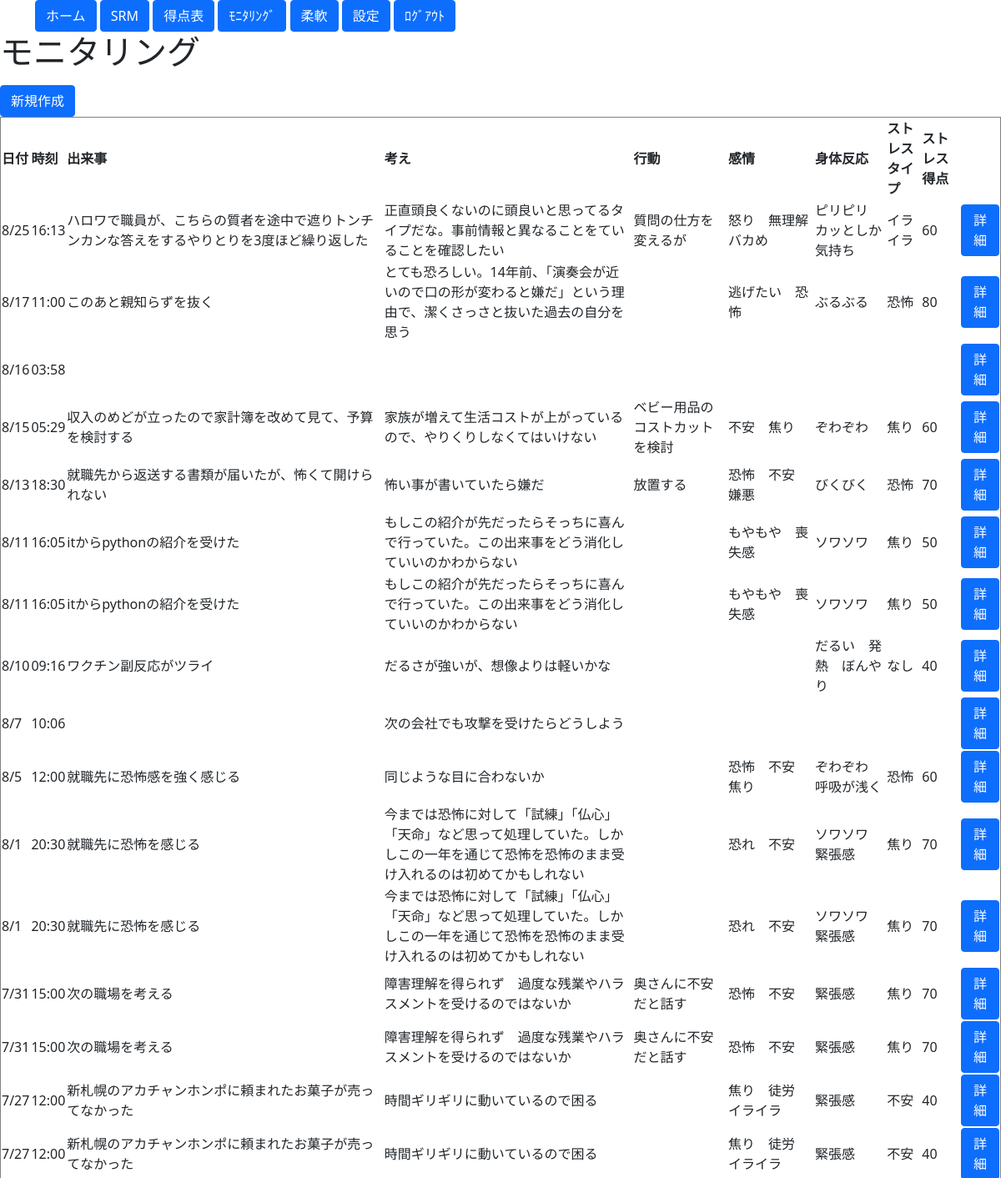
The page /monitoring/list/ (upper part) on the database its author committed.
### blogpost/models.py (models this page shows)
class MonitorModel(models.Model):
    date = models.DateField(default=timezone.now, help_text="日付") #unique_for_date=True
    time = models.TimeField(default=timezone.now, blank=True, null=True, help_text="時間") #unique_for_date=True
    event = models.CharField(max_length=100, blank=True, null=True, help_text="きっかけ")
    think = models.CharField(max_length=100, blank=True, null=True, help_text="考え")
    action = models.CharField(max_length=100, blank=True, null=True, help_text="行動")
    emotion = models.CharField(max_length=200, blank=True, null=True, help_text="気持ち")
    body = models.CharField(max_length=100, blank=True, null=True, help_text="身体感覚")
    stress = models.CharField(
        max_length= 50,
        choices = CONDITION, blank=True, null=True,
    )
    strespoint =  models.CharField(max_length=100, blank=True, null=True, help_text="行動")

### blogpost/views.py (the view)
# urls.py: path('monitoring/list/', Moni_List.as_view(), name='Moni_List'),
class Moni_List(ListView):
    template_name = 'monitoring/list.html'
    model = MonitorModel
    def get_queryset(self):
        date = MonitorModel.objects.order_by('-date', '-time')
        return date

### blogpost/templates/monitoring/list.html (shortened to what this page needs)
<!doctype html>
<html lang="en">
  <head>
    <link href="https://cdn.jsdelivr.net/npm/bootstrap@5.0.0-beta3/dist/css/bootstrap.min.css" rel="stylesheet">
  </head>
{% extends 'base.html' %}
{% block content %}
<!DOCTYPE html>
<html>
<head>
</head>
<body>
  <h1>モニタリング</h1>
  <td><a class="btn btn-primary" href="{% url 'Moni_Create' %}" pk="button">新規作成</a></td>
  <table border="1" style="border-collapse: collapse">
    <thead>
      <tr>
        <th>日付</th>
        <th>時刻</th>
        <th>出来事</th>
        <th>考え</th>
        <th>行動</th>
        <th>感情</th>
        <th>身体反応</th>
        <th>ストレスタイプ</th>
        <th>ストレス得点</th>
        <th></th>
      </tr>
    </thead>
    {% for item in object_list %}
    <tbody>
      <tr>
        <td>{{ item.date|date:"n/j" }}</td>
        <td>{{ item.time|date:"H:i" }}</td>
        <td>{{ item.event }}</td>
        <td>{{ item.think }}</td>
        <td>{{ item.action }}</td>
        <td>{{ item.emotion }}</td>
        <td>{{ item.body }}</td>
        <td>{{ item.stress }}</td>
        <td>{{ item.strespoint }}</td>
        <td><a class="btn btn-primary" href="{% url 'Moni_Detile' item.pk %}" role="button">詳細</a></td>
      </tr>
    </tbody>
    {% endfor %}
  </table>
</body>
{% endblock content %}

### rows shown on the page
MonitorModel: date "8/25", time "16:13", event "ハロワで職員が、こちらの質者を途中で遮りトンチンカンな答えをするやりとりを3度ほど繰り返した", think "正直頭良くないのに頭良いと思ってるタイプだな。事前情報と異なることをていることを確認したい", action "質問の仕方を変えるが", emotion "怒り 無理解 バカめ", body "ピリピリ カッとしか気持ち", stress "イライラ", strespoint "60"
MonitorModel: date "8/17", time "11:00", event "このあと親知らずを抜く", think "とても恐ろしい。14年前、「演奏会が近いので口の形が変わると嫌だ」という理由で、潔くさっさと抜いた過去の自分を思う", emotion "逃げたい 恐怖", body "ぶるぶる", stress "恐怖", strespoint "80"
MonitorModel: date "8/16", time "03:58"
MonitorModel: date "8/15", time "05:29", event "収入のめどが立ったので家計簿を改めて見て、予算を検討する", think "家族が増えて生活コストが上がっているので、やりくりしなくてはいけない", action "ベビー用品のコストカットを検討", emotion "不安 焦り", body "ぞわぞわ", stress "焦り", strespoint "60"
MonitorModel: date "8/13", time "18:30", event "就職先から返送する書類が届いたが、怖くて開けられない", think "怖い事が書いていたら嫌だ", action "放置する", emotion "恐怖 不安 嫌悪", body "びくびく", stress "恐怖", strespoint "70"
MonitorModel: date "8/11", time "16:05", event "itからpythonの紹介を受けた", think "もしこの紹介が先だったらそっちに喜んで行っていた。この出来事をどう消化していいのかわからない", emotion "もやもや 喪失感", body "ソワソワ", stress "焦り", strespoint "50"
MonitorModel: date "8/11", time "16:05", event "itからpythonの紹介を受けた", think "もしこの紹介が先だったらそっちに喜んで行っていた。この出来事をどう消化していいのかわからない", emotion "もやもや 喪失感", body "ソワソワ", stress "焦り", strespoint "50"
MonitorModel: date "8/10", time "09:16", event "ワクチン副反応がツライ", think "だるさが強いが、想像よりは軽いかな", body "だるい 発熱 ぼんやり", stress "なし", strespoint "40"
MonitorModel: date "8/7", time "10:06", think "次の会社でも攻撃を受けたらどうしよう"
MonitorModel: date "8/5", time "12:00", event "就職先に恐怖感を強く感じる", think "同じような目に合わないか", emotion "恐怖 不安 焦り", body "ぞわぞわ 呼吸が浅く", stress "恐怖", strespoint "60"
MonitorModel: date "8/1", time "20:30", event "就職先に恐怖を感じる", think "今までは恐怖に対して「試練」「仏心」「天命」など思って処理していた。しかしこの一年を通じて恐怖を恐怖のまま受け入れるのは初めてかもしれない", emotion "恐れ 不安", body "ソワソワ 緊張感", stress "焦り", strespoint "70"
MonitorModel: date "8/1", time "20:30", event "就職先に恐怖を感じる", think "今までは恐怖に対して「試練」「仏心」「天命」など思って処理していた。しかしこの一年を通じて恐怖を恐怖のまま受け入れるのは初めてかもしれない", emotion "恐れ 不安", body "ソワソワ 緊張感", stress "焦り", strespoint "70"
MonitorModel: date "7/31", time "15:00", event "次の職場を考える", think "障害理解を得られず 過度な残業やハラスメントを受けるのではないか", action "奥さんに不安だと話す", emotion "恐怖 不安", body "緊張感", stress "焦り", strespoint "70"
MonitorModel: date "7/31", time "15:00", event "次の職場を考える", think "障害理解を得られず 過度な残業やハラスメントを受けるのではないか", action "奥さんに不安だと話す", emotion "恐怖 不安", body "緊張感", stress "焦り", strespoint "70"
MonitorModel: date "7/27", time "12:00", event "新札幌のアカチャンホンポに頼まれたお菓子が売ってなかった", think "時間ギリギリに動いているので困る", emotion "焦り 徒労 イライラ", body "緊張感", stress "不安", strespoint "40"
MonitorModel: date "7/27", time "12:00", event "新札幌のアカチャンホンポに頼まれたお菓子が売ってなかった", think "時間ギリギリに動いているので困る", emotion "焦り 徒労 イライラ", body "緊張感", stress "不安", strespoint "40"
